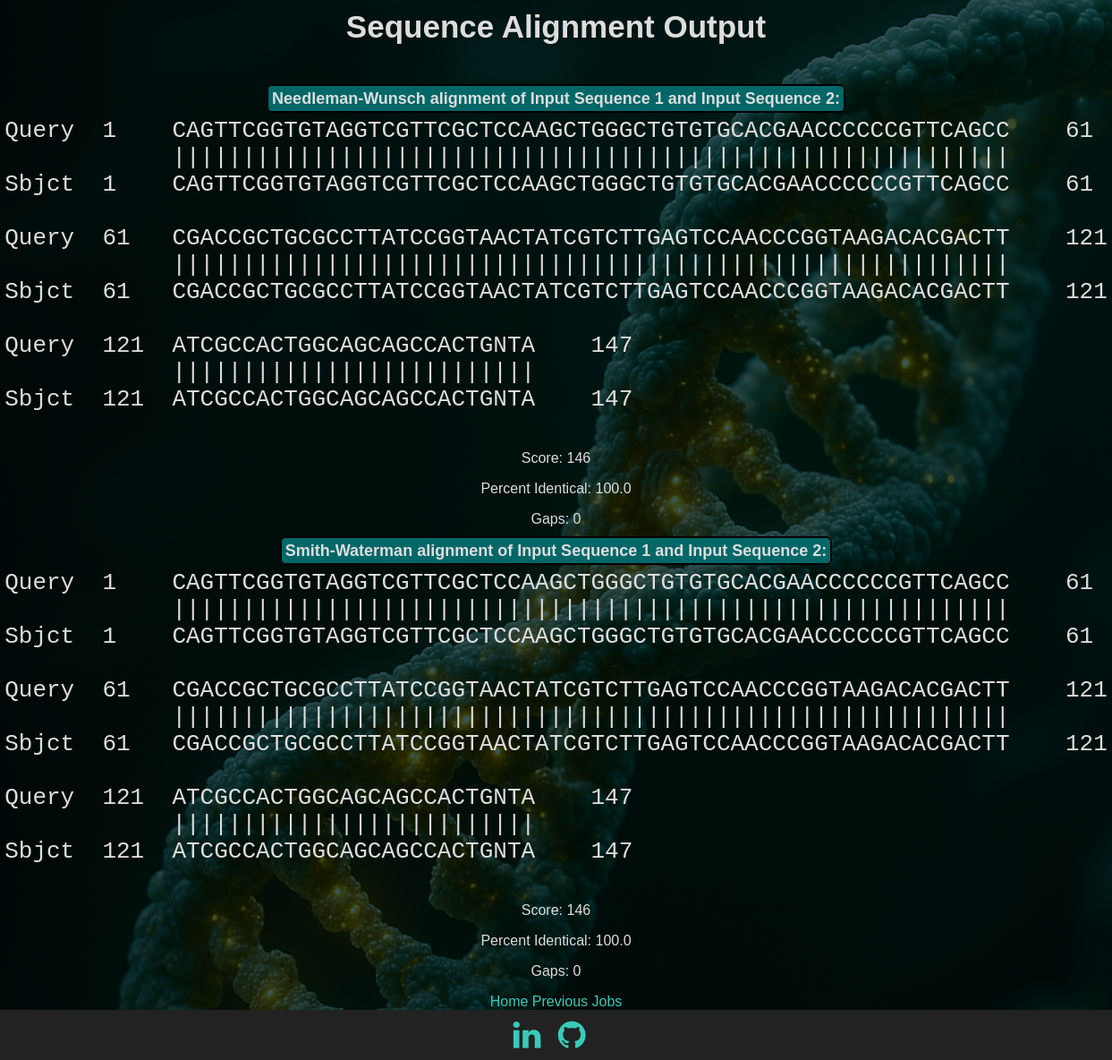
The page /jobs/118 on the database its author committed.
### tables this page shows
CREATE TABLE jobs (
    current_time TEXT DEFAULT (datetime('now', 'localtime')),
    match_score INT,
    mismatch INT,
    gap INT,
    nw_seq1_name TEXT,
    nw_seq2_name TEXT,
    nw_result TEXT,
    sw_seq1_name TEXT,
    sw_seq2_name TEXT,
    sw_result TEXT
, score INT, percent_id TEXT, gaps INT, score2 INT, percent_id2 TEXT, gaps2 INT);

### app.py (the view)
@app.route("/jobs/<int:job_id>")
def get_job_by_id(job_id):
    db = get_db()
    cursor = db.cursor() # type: ignore
    cursor.execute("SELECT * FROM jobs WHERE rowid = ?", (job_id,))
    job = cursor.fetchone()
    if job is None:
        flash("Job not found.", "error")
        return redirect(url_for("index"))
    return render_template("submit_form.html",
        nw_alignment=job["nw_result"],
        nw_seq1=job["nw_seq1_name"],
        nw_seq2=job["nw_seq2_name"],
        nw_score=job["score"],
        nw_percent_id=job["percent_id"],
        nw_gaps=job["gaps"],
        sw_alignment=job["sw_result"],
        sw_score=job["score2"],
        sw_percent_id=job["percent_id2"],
        sw_gaps=job["gaps2"],
        sw_seq1=job["sw_seq1_name"],
        sw_seq2=job["sw_seq2_name"])

### app.py (called while the page is built)
def get_db():
    db = getattr(g, "_database", None)
    if db is None:
        db = g._database = sqlite3.connect(DATABASE)
        db.row_factory = sqlite3.Row
        return db

@app.teardown_appcontext
def close_conneciton(exception):
    db = getattr(g, "_database", None)
    if db is not None:
        db.close()

### templates/submit_form.html (shortened to what this page needs)
{% extends "base.html" %}
{% block body %}
<div class="content">
    <div class="pageTitle">Sequence Alignment Output</div>
    <div id="aligner">
        <label for="aligned">Needleman-Wunsch alignment of {{ nw_seq1 }} and {{ nw_seq2 }}:</label>
        <div class="center-wrapper">
            <pre class="alignment-container">{{ nw_alignment }}</pre>
        </div>
        <div class="stats">
            <p>Score: {{ nw_score }}</p>
            <p>Percent Identical: {{ nw_percent_id }}</p>
            <p>Gaps: {{ nw_gaps }}</p>
        </div>
    </div>
    <div id="sw_aligner">
        <label for="alignedsw">Smith-Waterman alignment of {{ sw_seq1 }} and {{ sw_seq2 }}:</label>
        <div class="center-wrapper">
            <pre class="alignment-container">{{ sw_alignment }}</pre>
        </div>
        <div class="stats">
            <p>Score: {{ sw_score }}</p>
            <p>Percent Identical: {{ sw_percent_id }}</p>
            <p>Gaps: {{ sw_gaps }}</p>
        </div>
    </div>
    <div class="options">
        <a href="/">Home</a>
        <a href="/jobs">Previous Jobs</a>
    </div>
</div>
{% endblock %}

### static/styles.css (style rules this page uses)
html { font-family: Arial, Helvetica, sans-serif; color:rgb(221, 221, 221); text-align: center; height: 100%; margin: 0; padding: 0; }
.pageTitle { font-size: 35px; font-weight: bold; margin-bottom: 50px; margin-top: 10px }
body { background-color: #1d2a35; background-image: url(images/dna_strand_bg.png); background-repeat: no-repeat; background-position: center center; background-attachment: fixed; background-size: cover; background-blend-mode: overlay; height: 100%; margin: 0; padding: 0; min-height:'100vh'; display: flex; flex-direction: column; }
label { font-size: 18px; font-weight: bold; background-color: rgb(3, 103, 103); border: 2px solid black; padding: 4px; border-radius: 6px; }
label[for="aligned"] { margin-bottom: 0px; }
pre { font-size: 200%; margin-top: 10px; }
a:link { color:rgb(58, 202, 185); background-color: transparent; text-decoration: none; }
.alignment-container { display: inline-block; text-align: left; }
.center-wrapper { text-align: center; }

### rows shown on the page
jobs: nw_seq1_name "Input Sequence 1", nw_seq2_name "Input Sequence 2", nw_result "Query 1 CAGTTCGGTGTAGGTCGTTCGCTCCAAGCTGGGCTGTGTGCACGAACCCCCCGTTCAGCC 61 |||||||||||||||||||||||||||||||||||||||||||||||||||||||||||| Sbjct 1 CAGTTCGGTGTAGGTCGTTCGCTCCAAGCTGGGCTGTGTGCACGAACCCCCCGTTCAGCC 61 Query 61 CGACCGCTGCGCCTTATCCGGTAACTATCGTCTTGAGTCCAACCCGGTAAGACACGACTT 121 |||||||||||||||||||||||||||||||||||||||||||||||||||||||||||| Sbjct 61 CGACCGCTGCGCCTTATCCGGTAACTATCGTCTTGAGTCCAACCCGGTAAGACACGACTT 121 Query 121 ATCGCCACTGGCAGCAGCCACTGNTA 147 |||||||||||||||||||||||||| Sbjct 121 ATCGCCACTGGCAGCAGCCACTGNTA 147", percent "100.0", sw_seq1_name "Input Sequence 1", sw_seq2_name "Input Sequence 2", sw_result "Query 1 CAGTTCGGTGTAGGTCGTTCGCTCCAAGCTGGGCTGTGTGCACGAACCCCCCGTTCAGCC 61 |||||||||||||||||||||||||||||||||||||||||||||||||||||||||||| Sbjct 1 CAGTTCGGTGTAGGTCGTTCGCTCCAAGCTGGGCTGTGTGCACGAACCCCCCGTTCAGCC 61 Query 61 CGACCGCTGCGCCTTATCCGGTAACTATCGTCTTGAGTCCAACCCGGTAAGACACGACTT 121 |||||||||||||||||||||||||||||||||||||||||||||||||||||||||||| Sbjct 61 CGACCGCTGCGCCTTATCCGGTAACTATCGTCTTGAGTCCAACCCGGTAAGACACGACTT 121 Query 121 ATCGCCACTGGCAGCAGCCACTGNTA 147 |||||||||||||||||||||||||| Sbjct 121 ATCGCCACTGGCAGCAGCCACTGNTA 147", percent_id2 "100.0"

### other values the page prints
{{ nw_score }} "146"
{{ nw_gaps }} "0"
{{ sw_score }} "146"
{{ sw_gaps }} "0"
